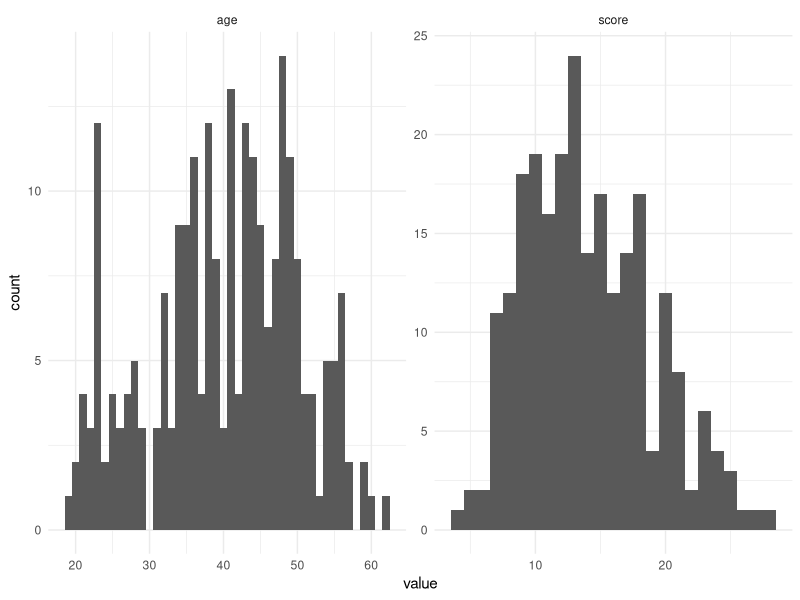
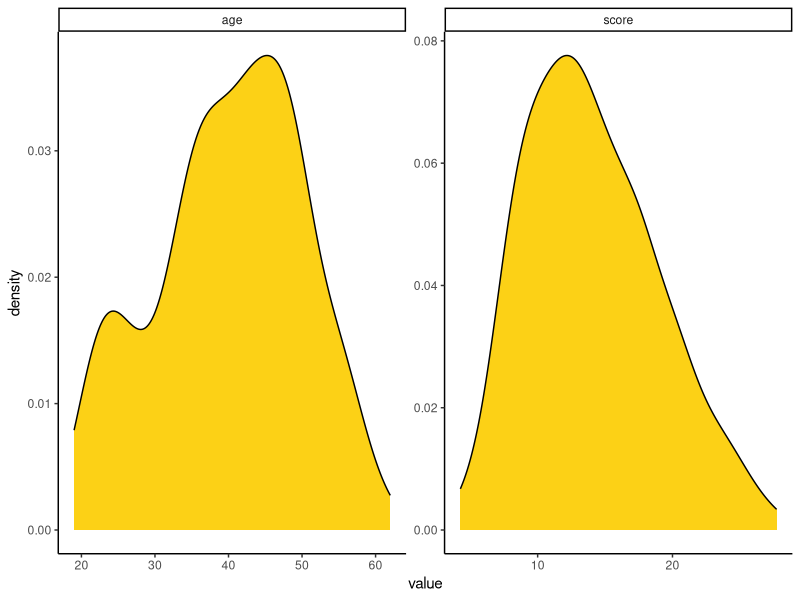
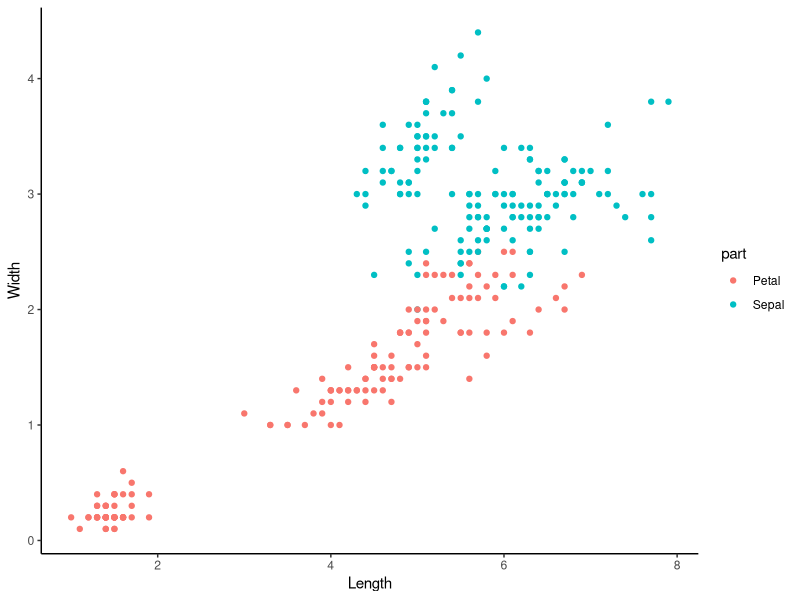
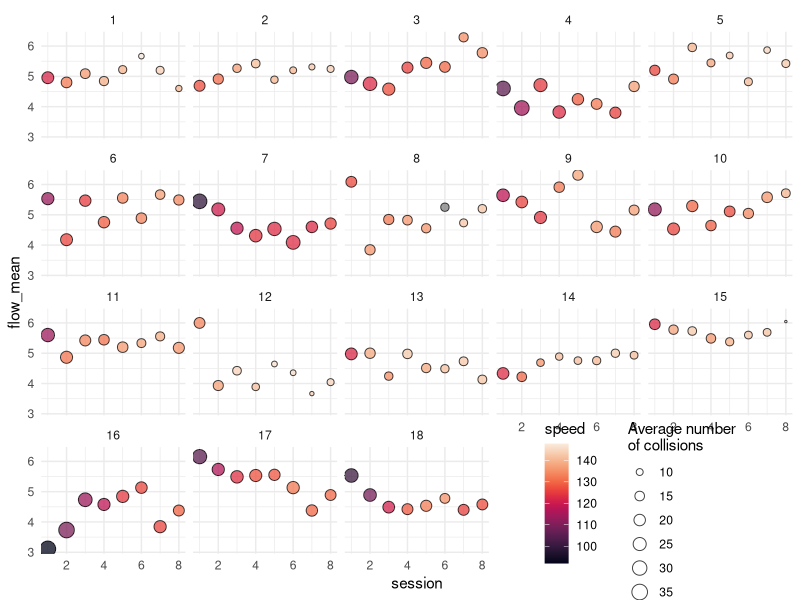

The R script that drew these images, in order:
## ---- chunk 1
library(tidyverse)
library(viridis)
## ---- chunk 2
df <- read_csv("region_scores.csv")
## ---- chunk 3
df %>% gather(key = "key", value = value, 5:6) %>% ggplot(aes(x=value)) +
  geom_histogram(binwidth = 1) +
  facet_wrap("key", scales = "free") +
  theme_minimal()
## ---- chunk 4
df %>% gather(key = "key", value = value, 5:6) %>% ggplot(aes(x=value)) +
  geom_density(fill="#fcd116") +
  facet_wrap("key", scales = "free") +
  theme_classic()
## ---- chunk 5
head(iris)
## ---- chunk 6
iris_long <- iris %>% gather(key = "var", value = measure, -Species)
## ---- chunk 7
iris_wide <- iris_long %>% separate(var, c("part", "dim")) %>% group_by(dim) %>% mutate(row_no = row_number()) %>% spread(dim, measure) 
## ---- chunk 8
iris_wide %>% ggplot(aes(x = Length, y = Width, color = part)) +
  geom_point() +
  theme_classic()
## ---- chunk 9
fss <- read_csv("fss_learning.csv")
## ---- chunk 10
structure(fss)
glimpse(fss)
summary(fss)
## ---- chunk 11
fss <- fss %>% mutate(gender = as.factor(gender),
                      participant = as.integer(participant),
                      session = as.integer(session),
                      run = as.integer(run),
                      cumrun = as.integer(cumrun))

head(fss)
## ---- chunk 12
fss %>% count(gender)
## ---- chunk 13
fss_means <- fss %>% group_by(participant, session) %>% summarise(flow_mean = mean(flow, na.rm = TRUE), flow_sd = sd(flow, na.rm = TRUE), collisions_mean = mean(collisions, na.rm = TRUE), speed = mean(distance/duration)) # participant 8 has some NA values, using na.rm = TRUE functions no to drop those NA values before computung the summary statistic. Otherwise the result would also be just NA

head(fss_means)
## ---- chunk 14
fss_means %>% ggplot(aes(x = session, y = flow_mean, size = collisions_mean, fill = speed)) +
  geom_point(alpha = 0.75, shape=21, color = "black") +
  scale_size(range = c(0.5, 5), name="Average number \nof collisions") +
  scale_fill_viridis(option="F") +
  facet_wrap("participant") +
  theme_minimal() +
  theme(legend.position = c(0.8, 0.08), legend.box = 'horizontal')
